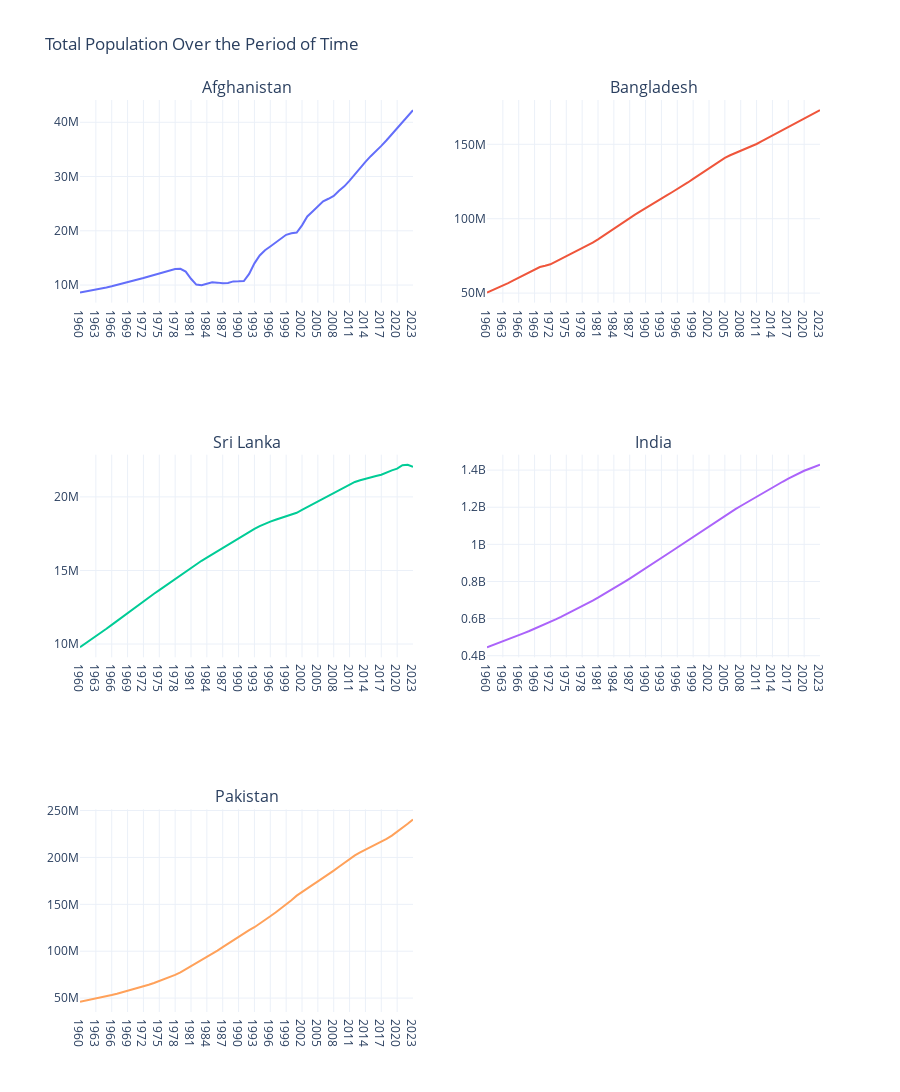

Notebook cell for this chart:
### Code cell
import plotly.graph_objects as go
from plotly.subplots import make_subplots

# List of unique countries in the dataset
countries = ["Afghanistan", "Bangladesh", "Sri Lanka", "India", "Pakistan"]

# Dynamically calculate rows and columns
num_countries = len(countries)
num_cols = 2  # Fixed number of columns
num_rows = (num_countries // num_cols) + (num_countries % num_cols > 0)

# Create subplots with dynamic rows and fixed columns
fig5 = make_subplots(
    rows=num_rows, cols=num_cols,
    subplot_titles=countries
)

# Add traces for each country
for idx, country in enumerate(countries):
    data = country5[country5['country'] == country]
    row = (idx // num_cols) + 1  # Calculate row number dynamically
    col = (idx % num_cols) + 1   # Calculate column number dynamically

    fig5.add_trace(
        go.Scatter(x=data['date'], y=data['Population'], mode='lines', name=country),
        row=row, col=col
    )

# Update layout
fig5.update_layout(
    title_text="Total Population Over the Period of Time",
    height=400 * num_rows,  # Adjust height dynamically based on rows
    showlegend=False,  # Disable legend
    template="plotly_white"
)

# Show the figure
fig5.show()
